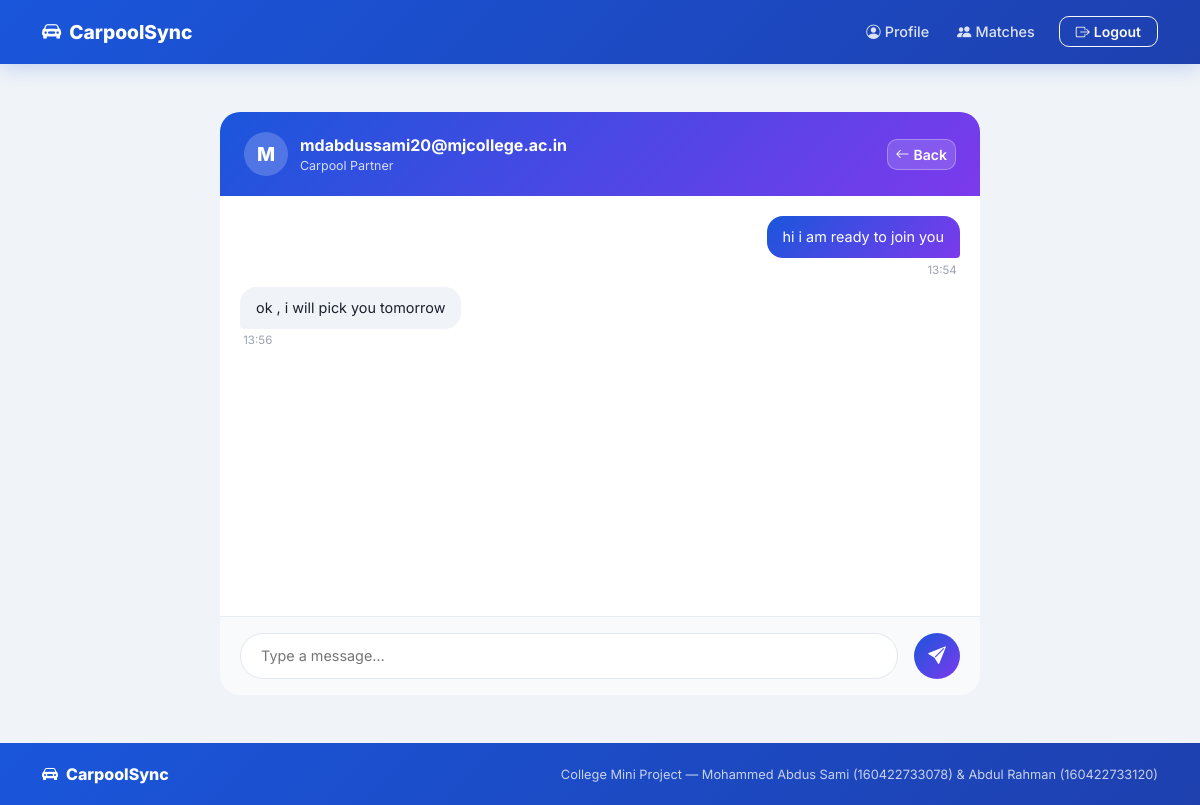
Screenshot of /chat/1/ (signed in) with the database file from the repository.
### scheduler/models.py (models this page shows, shortened)
class CustomUser(AbstractUser):
    username = None
    email = models.EmailField('email address', unique=True)
    USERNAME_FIELD = 'email'
    REQUIRED_FIELDS = []
    objects = CustomUserManager()
    groups = models.ManyToManyField(
        Group,
        verbose_name='groups',
        blank=True,
        help_text='The groups this user belongs to.',
        related_name="customuser_set",
        related_query_name="user",
    )
    user_permissions = models.ManyToManyField(
        Permission,
        verbose_name='user permissions',
        blank=True,
        help_text='Specific permissions for this user.',
        related_name="customuser_set",
        related_query_name="user",
    )

class ChatMessage(models.Model):
    room = models.ForeignKey(ChatRoom, related_name='messages', on_delete=models.CASCADE)
    sender = models.ForeignKey(settings.AUTH_USER_MODEL, on_delete=models.CASCADE)
    message = models.TextField()
    timestamp = models.DateTimeField(auto_now_add=True)
    class Meta:
        ordering = ['timestamp']

### scheduler/views.py (the view, shortened to what this page needs)
# urls.py: path('chat/<int:match_id>/', views.chat_room, name='chat_room'),
@login_required
def chat_room(request, match_id):
    match = get_object_or_404(
        Match.objects.filter(
            Q(schedule1__user=request.user) | Q(schedule2__user=request.user),
            status='accepted'
        ),
        id=match_id
    )
    room, _ = ChatRoom.objects.get_or_create(match=match)
    other_user = (
        match.schedule2.user
        if match.schedule1.user == request.user
        else match.schedule1.user
    )
    chat_messages = room.messages.select_related('sender').order_by('timestamp')
    return render(request, 'chat_room.html', {
        'room': room,
        'other_user': other_user,
        'chat_messages': chat_messages,
        'match': match,
    })

### templates/chat_room.html (shortened to what this page needs)
{% extends 'base.html' %}
{% block content %}
<div class="container py-3">
  <div class="chat-wrapper">
    <div class="chat-header">
      <div class="chat-avatar">{{ other_user.email|first|upper }}</div>
      <div>
        <div style="font-weight:700;font-size:1rem">{{ other_user.email|truncatechars:35 }}</div>
        <div style="font-size:.78rem;opacity:.8">Carpool Partner</div>
      </div>
      <a href="{% url 'matches' %}" class="btn btn-sm ms-auto"
         style="background:rgba(255,255,255,.15);color:#fff;border:1px solid rgba(255,255,255,.3);">
        <i class="bi bi-arrow-left me-1"></i>Back
      </a>
    </div>
    <div class="chat-body" id="chatBody">
      {% if chat_messages %}
        {% for msg in chat_messages %}
        <div class="msg {% if msg.sender == user %}mine{% else %}theirs{% endif %}">
          <div class="msg-bubble">{{ msg.message }}</div>
          <div class="msg-meta">{{ msg.timestamp|time:"H:i" }}</div>
        </div>
        {% endfor %}
      {% else %}
      <div class="text-center m-auto text-muted">
        <i class="bi bi-chat-heart" style="font-size:2.5rem;opacity:.3"></i>
        <p class="mt-2 small">No messages yet. Say hello! 👋</p>
      </div>
      {% endif %}
    </div>
    <div class="chat-footer">
      <form method="post" id="chatForm" autocomplete="off">
        <div class="d-flex gap-3 align-items-center">
          <input type="text" name="message" id="chatInput"
                 class="chat-input" placeholder="Type a message…" required autofocus>
          <button type="submit" class="chat-send-btn">
            <i class="bi bi-send-fill"></i>
          </button>
        </div>
      </form>
    </div>
  </div>
</div>
{% endblock %}

### static/css/base.css (style rules this page uses)
* { box-sizing: border-box; margin: 0; padding: 0; }
body { font-family: 'Inter', sans-serif; background: #f0f4f8; color: #1a202c; padding-top: 64px; }
.btn { border-radius: 10px; font-weight: 600; font-size: .875rem; transition: all .2s; }

### templates/chat_room.html (style rules this page uses)
.chat-wrapper { max-width: 760px; margin: 0 auto; }
.chat-header { background: linear-gradient(135deg,#1a56db,#7c3aed); border-radius: 20px 20px 0 0; padding: 1.25rem 1.5rem; color: #fff; display: flex; align-items: center; gap: .75rem; }
.chat-avatar { width: 44px; height: 44px; background: rgba(255,255,255,.2); border-radius: 50%; display: flex; align-items: center; justify-content: center; font-size: 1.2rem; font-weight: 800; flex-shrink: 0; }
.chat-body { background: #fff; height: 420px; overflow-y: auto; padding: 1.25rem; display: flex; flex-direction: column; gap: .5rem; }
.msg { display: flex; flex-direction: column; max-width: 72%; }
.msg.mine { align-self: flex-end; align-items: flex-end; }
.msg.theirs { align-self: flex-start; align-items: flex-start; }
.msg-bubble { padding: .65rem 1rem; border-radius: 16px; font-size: .9rem; line-height: 1.5; }
.mine .msg-bubble { background: linear-gradient(135deg,#1a56db,#7c3aed); color: #fff; border-bottom-right-radius: 4px; }
.theirs .msg-bubble { background: #f0f4f8; color: #1a202c; border-bottom-left-radius: 4px; }
.msg-meta { font-size: .72rem; color: #9ca3af; margin-top: .2rem; padding: 0 .2rem; }
.chat-footer { background: #f8fafc; border-top: 1.5px solid #e8edf2; border-radius: 0 0 20px 20px; padding: 1rem 1.25rem; }
.chat-input { flex: 1; border-radius: 24px; border: 1.5px solid #e2e8f0; padding: .7rem 1.25rem; font-size: .9rem; outline: none; }
.chat-send-btn { width: 46px; height: 46px; border-radius: 50%; background: linear-gradient(135deg,#1a56db,#7c3aed); border: none; color: #fff; font-size: 1.1rem; display: flex; align-items: center; justify-content: center; transition: all .2s; flex-shrink: 0; }

### rows the page displays
CustomUser: email|first "M", email "mdabdussami20@mjcollege.ac.in"
ChatMessage: message "hi i am ready to join you", timestamp "13:54"
ChatMessage: message "ok , i will pick you tomorrow", timestamp "13:56"
